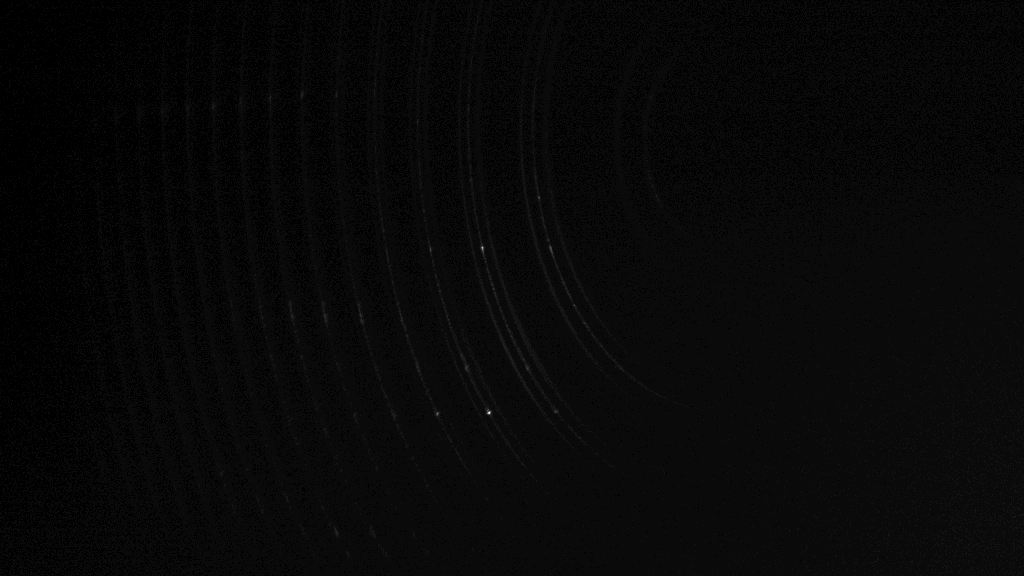
#> input picture brillouin_images/Quest_quartz_chamber_in_water_tube_razor_edge_100ms_no_slit.tif, 1024 x 576 px
$ python test_triplets.py
#> lines starting #> are read from the running program, lines starting #| are printed output that depends on the picture
'''TEST FIT EN SEPARANT LES TRIPLETS DANS LE STOCKAGE'''
import numpy as np
import matplotlib.pyplot as plt
from scipy.signal import find_peaks
from sklearn.cluster import DBSCAN
from scipy.interpolate import UnivariateSpline

# Fonction de groupement des pics par espacement
def group_triplets_by_spacing(peaks, spacing_tol=0.05):
    triplets = []
    peaks = np.sort(peaks)
    for i in range(len(peaks) - 2):
        a, b, c = peaks[i], peaks[i+1], peaks[i+2]
        if np.all(np.diff([a, b, c]) > 0):
            d1 = b - a
            d2 = c - b
            if abs(d1 - d2) / max(d1, d2) < spacing_tol:
                triplets.append((a, b, c))
    return triplets

# Étape de détection et regroupement
def detect_and_group_triplets(signal, window_height=10, step=5):
    H, W = signal.shape
    all_triplet_points = []

    for y0 in range(0, H - window_height + 1, step):
        strip = signal[y0:y0 + window_height, :]
        profile = np.mean(strip, axis=0)
        norm_profile = profile / np.max(profile) if np.max(profile) != 0 else profile

        peaks, props = find_peaks(norm_profile, prominence=0.04, height=0.0)
        triplets = group_triplets_by_spacing(peaks)

        for triplet in triplets:
            anti, ray, stokes = triplet
            all_triplet_points.append({
                "anti": (anti, y0 + window_height // 2),
                "ray": (ray, y0 + window_height // 2),
                "stokes": (stokes, y0 + window_height // 2),
            })
    return all_triplet_points

# Regrouper les triplets détectés par ordre avec clustering spatial (DBSCAN)
def cluster_triplets(triplet_points, eps=20, min_samples=3):
    coords = [(t["ray"][0], t["ray"][1]) for t in triplet_points]
    clustering = DBSCAN(eps=eps, min_samples=min_samples).fit(coords)
    labels = clustering.labels_
    clusters = {}

    for label, triplet in zip(labels, triplet_points):
        if label == -1:
            continue
        if label not in clusters:
            clusters[label] = {"anti": [], "ray": [], "stokes": []}
        clusters[label]["anti"].append(triplet["anti"])
        clusters[label]["ray"].append(triplet["ray"])
        clusters[label]["stokes"].append(triplet["stokes"])
    return clusters

# Tracer les lignes moyennes pour chaque ordre
def plot_clusters_with_splines(signal, clusters):
    plt.figure(figsize=(12, 6))
    plt.imshow(signal, cmap='gray')

    for label, pts in clusters.items():
        for key, color in zip(["anti", "ray", "stokes"], ["r", "b", "g"]):
            pts_sorted = sorted(pts[key], key=lambda p: p[1])  # tri par y
            if len(pts_sorted) < 4:
                continue
            x_vals = [p[0] for p in pts_sorted]
            y_vals = [p[1] for p in pts_sorted]
            spline = UnivariateSpline(y_vals, x_vals, s=5)
            y_new = np.linspace(min(y_vals), max(y_vals), 200)
            x_new = spline(y_new)
            plt.plot(x_new, y_new, color=color, linewidth=2)

    plt.title("Triplets groupés par ordres avec lignes moyennes")
    plt.axis('off')
    plt.show()


if __name__ == "__main__":
    width, height = 512, 1024
    rayleigh = (1.0, 0.0, 0.1)
    stokes = (0.6, 3, 0.3)
    antistokes = (0.5, -3, 0.3)
    n_triplets =3

    # signal, frq_lut, centers = synthetic_signal(width, height, n_triplets, rayleigh, stokes, antistokes)

    from tifffile import imread

    sig = imread("brillouin_images/Quest_quartz_chamber_in_water_tube_razor_edge_100ms_no_slit.tif").astype(np.float32)
#> sig: shape (576, 1024) float32; min 3167, max 9612, mean 3385.7
    sig /= np.max(sig)
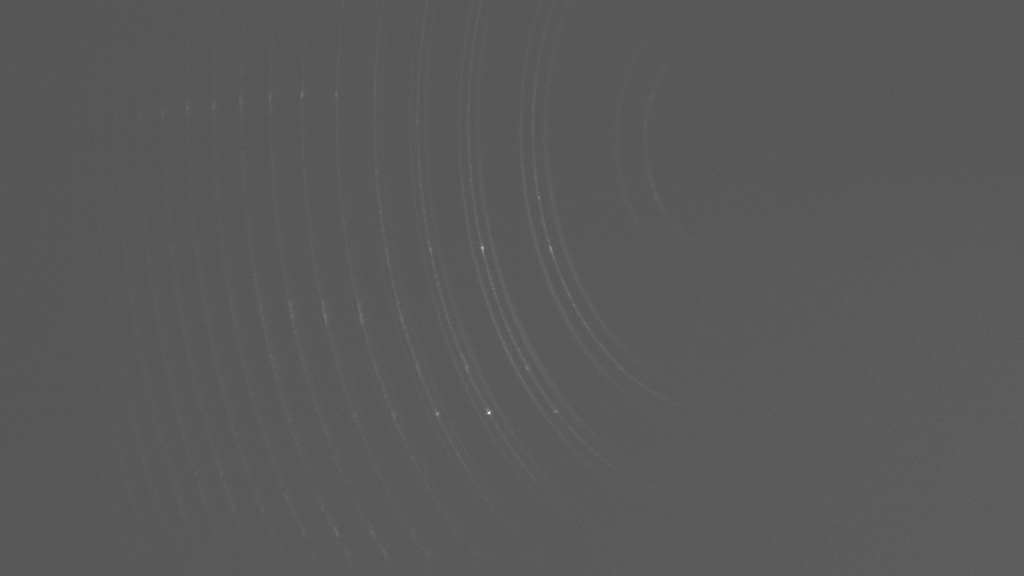
#> sig: shape (576, 1024) float32; min 0.329, max 1, mean 0.352

        # Définir la région d’intérêt
    y_start, y_end = 100, 300
    x_start, x_end = 450, 600

    signal = sig[y_start:y_end, x_start:x_end]
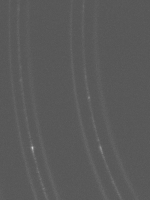
#> signal: shape (200, 150) float32; min 0.332, max 0.803, mean 0.354
    # Pipeline complet
    triplets = detect_and_group_triplets(signal, window_height=10, step=4)
#> the loop in detect_and_group_triplets, `for y0 in range(0, H - window_height + 1, step):` made 48 passes
#> triplets on passes 20, 23, 26, 32: [(12, 21, 30), (73, 86, 99)], [(13, 22, 31), (75, 88, 101)], [(14, 24, 34), (77, 90, 103)], [(18, 28, 38), (82, 95, 108)]
#> after the loop in detect_and_group_triplets, `for y0 in range(0, H - window_height + 1, step):`: all_triplet_points = 22 items
#> triplets = 22 items
    clusters = cluster_triplets(triplets, eps=30, min_samples=4)
#> in cluster_triplets, `coords = [(t["ray"][0], t["ray"][1]) for t in triplet_points]`: coords = [(83, 45), (19, 57), (19, 61), (84, 65), (20, 69), (20, 73), (21, 81), (86, 81), (22, 93), (88, 93), (89, 101), (24, 105), (90, 105), (26, 117), (94, 125), (28, 129), (95, 129), (29, 133), (32, 149), (111, 177), (41, 181), (43, 189)]
#> in cluster_triplets, `labels = clustering.labels_`: labels = 22 values, max 1 at index 0, min -1 at index 19, mean 0.227
#> the loop in cluster_triplets, `for label, triplet in zip(labels, triplet_points):` made 22 passes
#> (label, triplet) on passes 1 to 10: (1, {'anti': (71, 45), 'ray': (83, 45), 'stokes': (95, 45)}), (0, {'anti': (10, 57), 'ray': (19, 57), 'stokes': (28, 57)}), (0, {'anti': (10, 61), 'ray': (19, 61), 'stokes': (28, 61)}), (1, {'anti': (72, 65), 'ray': (84, 65), 'stokes': (96, 65)}), (0, {'anti': (10, 69), 'ray': (20, 69), 'stokes': (30, 69)}), (0, {'anti': (11, 73), 'ray': (20, 73), 'stokes': (29, 73)}), (0, {'anti': (12, 81), 'ray': (21, 81), 'stokes': (30, 81)}), (1, {'anti': (73, 81), 'ray': (86, 81), 'stokes': (99, 81)}), (0, {'anti': (13, 93), 'ray': (22, 93), 'stokes': (31, 93)}), (1, {'anti': (75, 93), 'ray': (88, 93), 'stokes': (101, 93)})
#> after the loop in cluster_triplets, `for label, triplet in zip(labels, triplet_points):`: clusters = 2 items
#> clusters = 2 items
    plot_clusters_with_splines(signal, clusters)
#> the loop in plot_clusters_with_splines, `for label, pts in clusters.items():` made 2 passes
#> label on passes 1 to 2: 1, 0
#> in plot_clusters_with_splines, `plt.show()`:
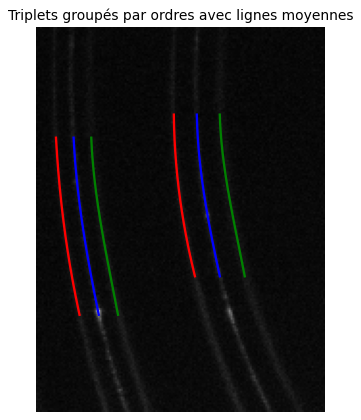
#> figure drawn by matplotlib, 1 panel
